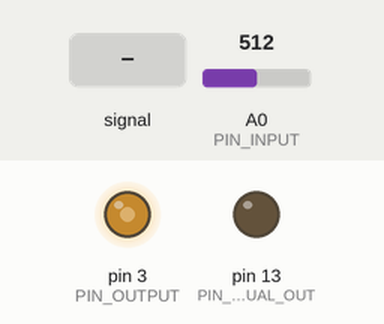
Recording of a program running on a simulated Arduino Uno, built with avr-gcc and run on an emulated ATmega328P. On the bench: output pins drawn as LEDs (lit = HIGH). Inputs (shaded band) come from the test bench; at power-on: A0 (PIN_INPUT) = 512. What the program prints to the serial monitor is not drawn.

Above: at 1.2 s.
1.3 s: A0 (PIN_INPUT) fed a 200 Hz sine of ±81 counts around its level
At 1.45 s:
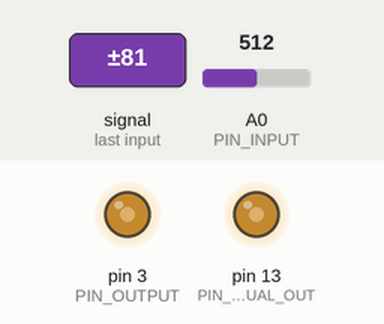
4.3 s: A0 (PIN_INPUT) set to 716
5.8 s: A0 (PIN_INPUT) set to 900
At 6.2 s:
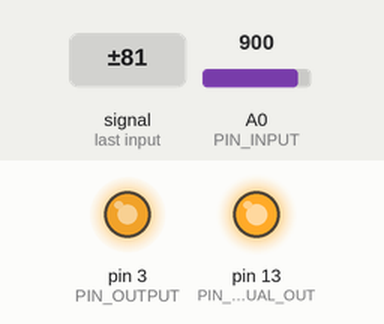
7.3 s: A0 (PIN_INPUT) set to 122
At 8.5 s:
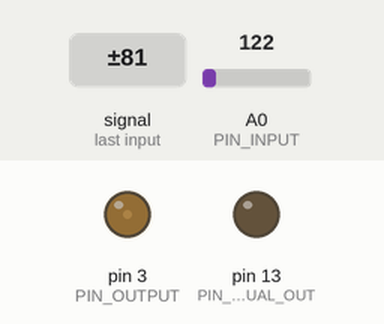
8.8 s: A0 (PIN_INPUT) set to 0
At 9.7 s:
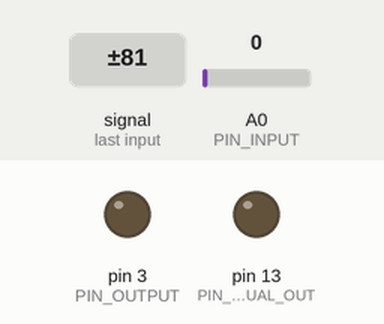
Timing chart, 0 to 11.3 s (numbered marks = the images above; inputs shaded):
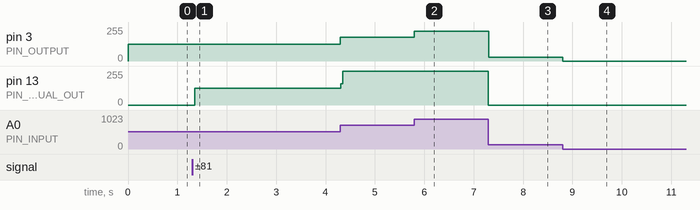

Measured:
- after the input at 1.3 s, pin 13 (PIN_VISUAL_OUT): 0/255 → 125/255 after 0.05 s
- after the input at 5.8 s, pin 3 (PIN_OUTPUT): 178/255 → 224/255 at once
- after the input at 7.3 s, pin 3 (PIN_OUTPUT): 224/255 → 30/255 at once; pin 13 (PIN_VISUAL_OUT): 255/255 → 0/255 at once
- after the input at 8.8 s, pin 3 (PIN_OUTPUT): 30/255 → 0/255 at once

The program:

main.cpp
```cpp
#include <Arduino.h>

#define PIN_OUTPUT 3 // needs pwm support
#define PIN_INPUT 0
#define PIN_VISUAL_OUT 13
#define UPDATE_PWM_TIMER 100 //micros

#define DEBUG

void setup() {
    pinMode(PIN_OUTPUT, OUTPUT);
    pinMode(PIN_VISUAL_OUT, OUTPUT);

#ifdef DEBUG
    Serial.begin(115200);
#endif
}


unsigned long microsSinceLastUpdate = 0;
int16_t lastReading = -1;


void loop() {

    int16_t curReading = analogRead(PIN_INPUT);

    if (micros() - microsSinceLastUpdate > UPDATE_PWM_TIMER && lastReading != -1) {
        int16_t filtredReading = curReading * 0.7 + lastReading * 0.3;

        int16_t output = map(filtredReading, 0, 1023, 0, 255);

        analogWrite(PIN_OUTPUT, output);
        analogWrite(PIN_VISUAL_OUT, output);

#ifdef DEBUG
        Serial.println(output);
#endif

        microsSinceLastUpdate = micros();
    }


    lastReading = curReading;
}
```
